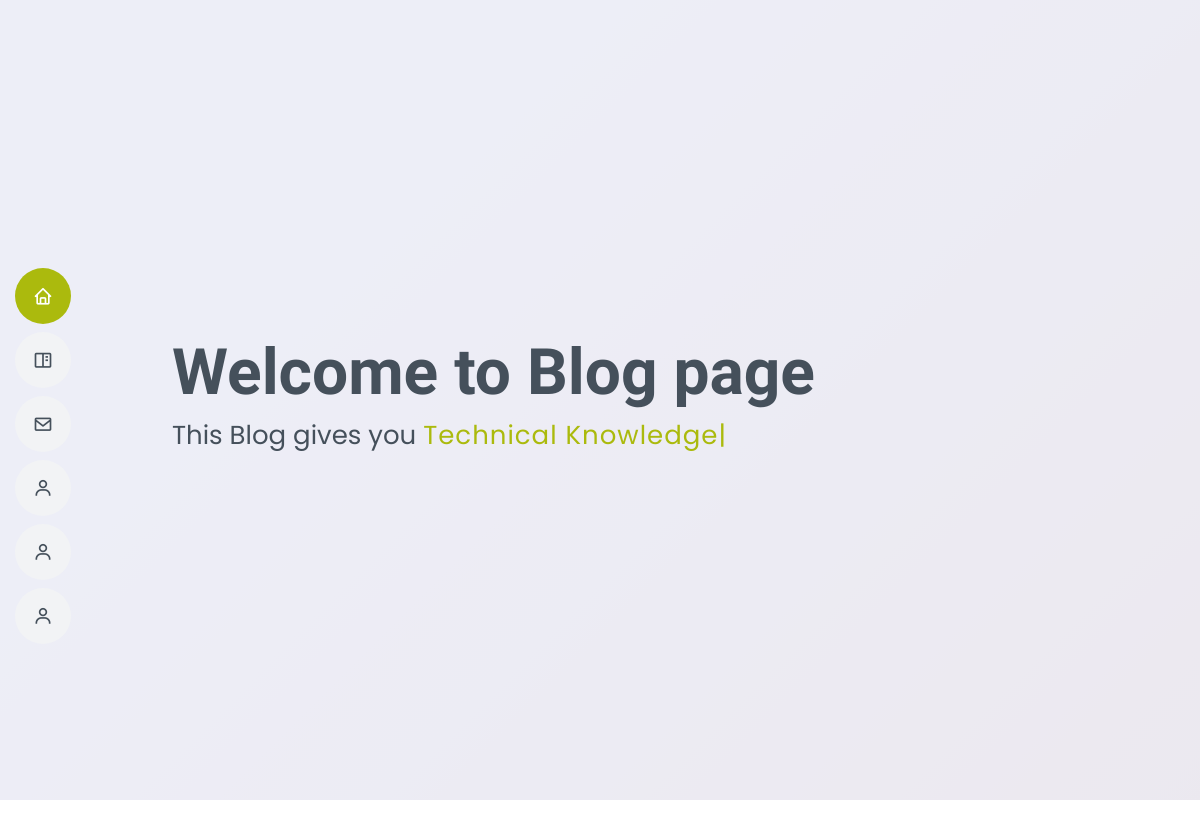
The app's page /blog, older data.
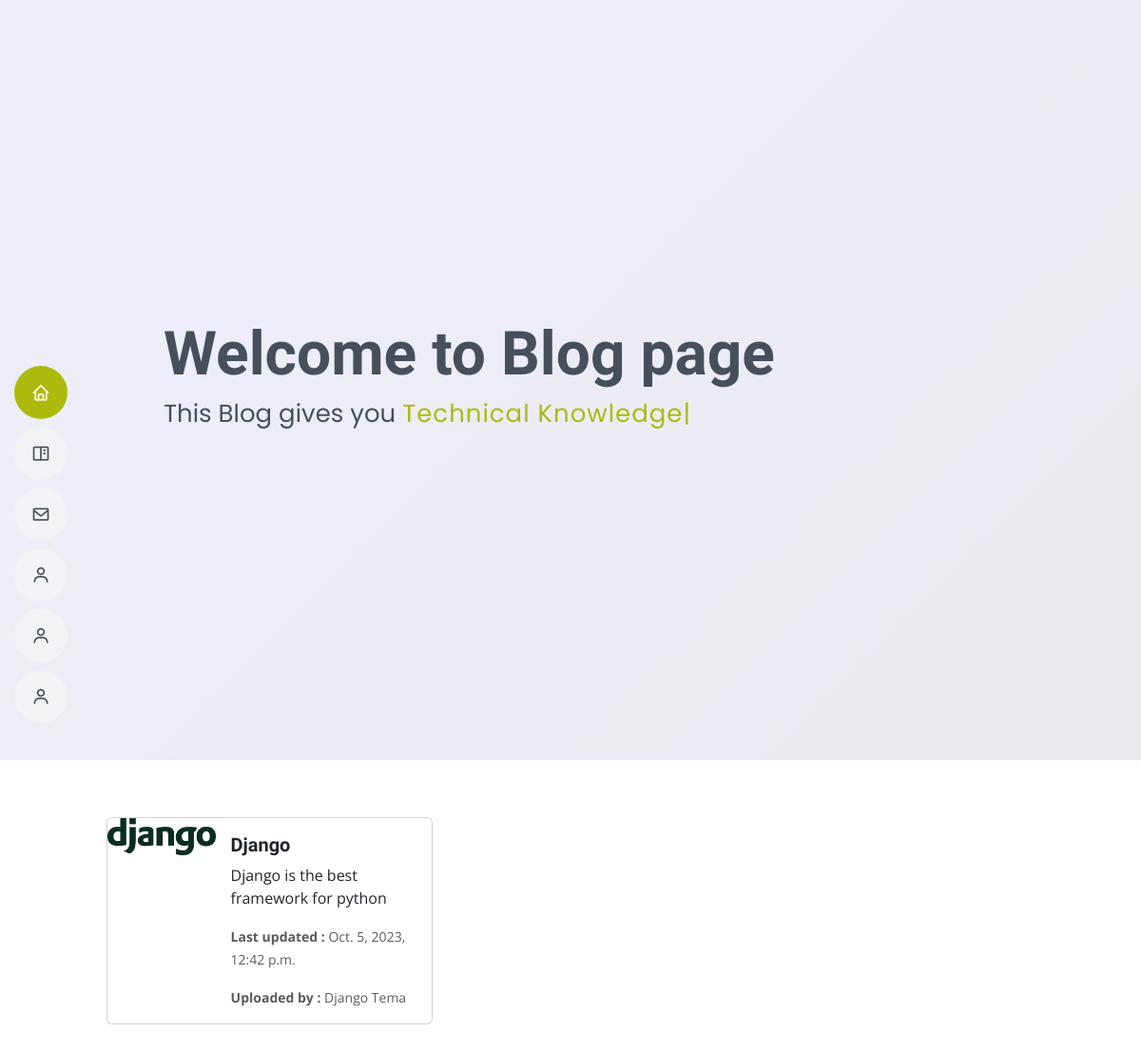
The same page, newer data.
### portfolioApp/models.py (models this page shows, shortened)
class Blog(models.Model):
    title=models.CharField(max_length=200)
    description=models.TextField()
    authorName=models.CharField(max_length=200)
    image=models.ImageField(upload_to='blog',blank=True,null=True)
    timeStamp=models.DateTimeField(auto_now_add=True)

### portfolioApp/views.py (the view)
# urls.py: path('blog',views.blog,name='blog'),
def blog(request):
    data=Blog.objects.all()
    context={"data":data}
    return render(request,"blog.html",context)

### templates/blog.html (shortened to what this page needs)
{% extends 'base.html' %}
{% block title %}
{% block hero %}
<h1>Welcome to Blog page</h1>
<p>This Blog gives you <span class="typed" data-typed-items="  Technical Knowledge, Information about Tech, "></span></p>
{% endblock hero %}
{% endblock title %}
{% block body %}
<div class="row">
{% for d in data reversed%}
<div class="col-4">
    <div class="card mb-3" style="max-width: 540px;">
        <div class="row g-0">
          <div class="col-md-4">
            <img src="{{d.image.url}}" class="img-fluid rounded-start" alt="...">
          </div>
          <div class="col-md-8">
            <div class="card-body">
              <h5 class="card-title"><b>{{d.title}}</b></h5>
              <p class="card-text">{{d.description}}</p>
              <p class="card-text"><small class="text-body-secondary"><b>Last updated :</b> {{d.timeStamp}}</small></p>
              <p class="card-text"><small class="text-body-secondary"><b>Uploaded by :</b> {{d.authorName}}</small></p>
            </div>
          </div>
        </div>
      </div>
</div>
{% endfor %}
</div>
{% endblock body %}

Row changes from the older to the newer data that the page shows:
added Blog: image (picture), title "Django", description "Django is the best framework for python", timeStamp "Oct. 5, 2023, 12:42 p.m.", authorName "Django Tema"
